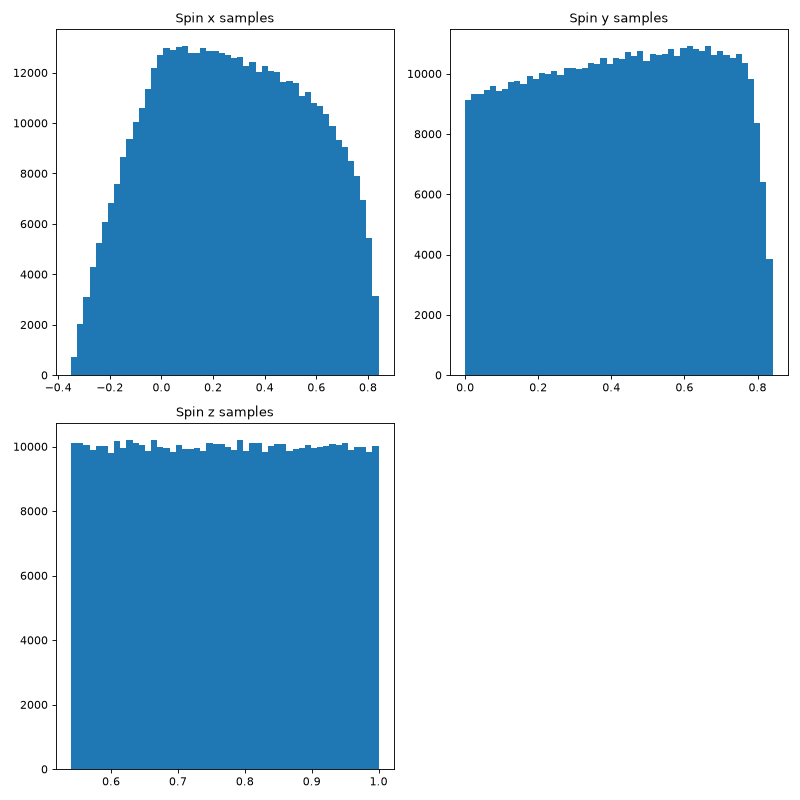

Python code for this plot:
import matplotlib.pyplot as plt
import numpy

import pycbc.coordinates as co
from pycbc import distributions

# We can choose any bounds between 0 and pi for this distribution but in
# units of pi so we use between 0 and 1
theta_low = 0.0
theta_high = 1.0

# Units of pi for the bounds of the azimuthal angle which goes from 0 to 2 pi
phi_low = 0.0
phi_high = 2.0

# Create a distribution object from distributions.py. Here we are using the
# Uniform Solid Angle function which takes
# theta = polar_bounds(theta_lower_bound to a theta_upper_bound), and then
# phi = azimuthal_ bound(phi_lower_bound to a phi_upper_bound).
uniform_solid_angle_distribution = distributions.UniformSolidAngle(
    polar_bounds=(theta_low, theta_high), azimuthal_bounds=(phi_low, phi_high)
)

# Now we can take a random variable sample from that distribution. In this
# case we want 50000 samples.
solid_angle_samples = uniform_solid_angle_distribution.rvs(size=500000)

# Make spins with unit length for coordinate transformation below.
spin_mag = numpy.ndarray(shape=(500000), dtype=float)

for i in range(500000):
    spin_mag[i] = 1.0

# Use the pycbc.coordinates as co spherical_to_cartesian function to convert
# from spherical polar coordinates to cartesian coordinates
spinx, spiny, spinz = co.spherical_to_cartesian(
    spin_mag, solid_angle_samples["phi"], solid_angle_samples["theta"]
)

# Choose 50 bins for the histograms.
n_bins = 50

plt.figure(figsize=(10, 10))
plt.subplot(2, 2, 1)
plt.hist(spinx, bins=n_bins)
plt.title("Spin x samples")

plt.subplot(2, 2, 2)
plt.hist(spiny, bins=n_bins)
plt.title("Spin y samples")

plt.subplot(2, 2, 3)
plt.hist(spinz, bins=n_bins)
plt.title("Spin z samples")

plt.tight_layout()
plt.show()
